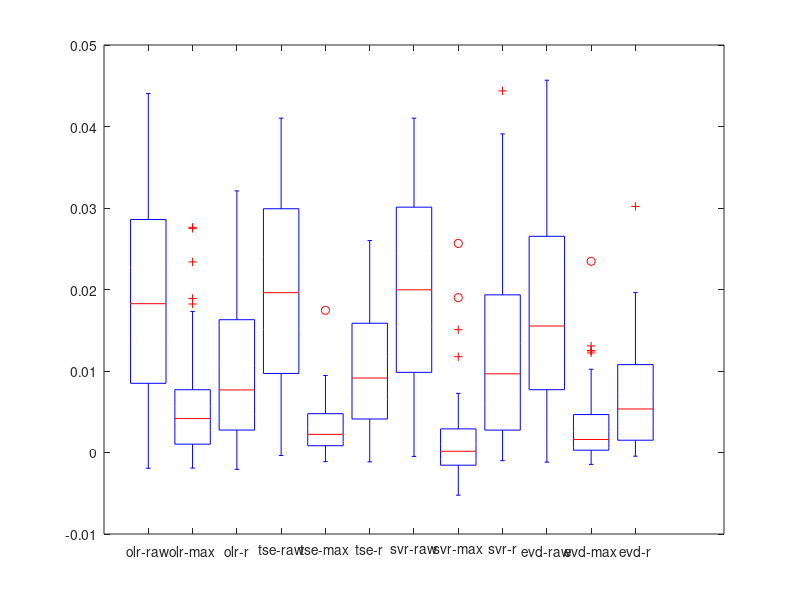

Reproduce this figure in MATLAB.
% plot all k_errors in a single graph
% generate k_mean_raw/max/r before running this script
% 1. lr-raw  2. lr-max  3. lr-r
% 4. ts-raw  5. ts-max  6. ts-r
% 7. svr-raw 8. svr-max 9. svr-r
% 10.evr-raw 11.evd-max 12.evd-r

k_mean = zeros(50, 12);
load('k_mean_raw')
k_mean(:,1) = arr_k_mean(:,2);
k_mean(:,4) = arr_k_mean(:,3);
k_mean(:,7) = arr_k_mean(:,4);
k_mean(:,10) = arr_k_mean(:,5);

load('k_mean_max')
k_mean(:,2) = arr_k_mean(:,2);
k_mean(:,5) = arr_k_mean(:,3);
k_mean(:,8) = arr_k_mean(:,4);
k_mean(:,11) = arr_k_mean(:,5);

load('k_mean_r')
k_mean(:,3) = arr_k_mean(:,2);
k_mean(:,6) = arr_k_mean(:,3);
k_mean(:,9) = arr_k_mean(:,4);
k_mean(:,12) = arr_k_mean(:,5);


methods_cell = [{'olr-raw'}; {'olr-max'}; {'olr-r'}; {'tse-raw'}; {'tse-max'}; ...
    {'tse-r'}; {'svr-raw'}; {'svr-max'}; {'svr-r'}; {'evd-raw'}; {'evd-max'}; {'evd-r'}];
boxplot(k_mean, 'labels',methods_cell)
set(gca,'FontSize',10,'XTickLabelRotation',45)


set(gcf, 'Color', 'white'); % white bckgr
print(gcf, '-djpeg', '-r300', 'a')
